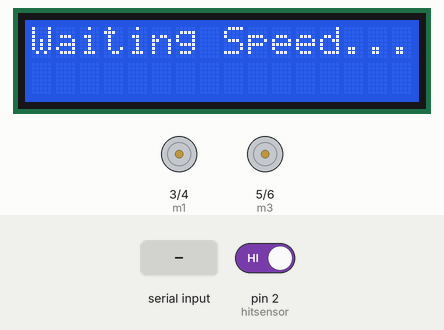
Bench run of a sketch on a simulated Arduino Uno, built with avr-gcc and run on an emulated ATmega328P. Parts: 16×2 character LCD, motor-driver pin pairs drawn as motors (green arrow = first pin HIGH = forward, orange = second pin HIGH = backward, longer = more drive). Inputs (shaded band) come from the test bench; at power-on: pin 2 (hitsensor) HIGH. What the sketch prints to the serial monitor is not drawn.

Above: at 3.2 s.
3.3 s: "30,150\n" received over Serial
At 4.5 s:
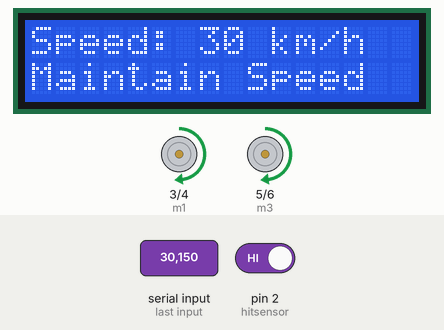
4.8 s: "20\n" received over Serial
At 5.7 s:
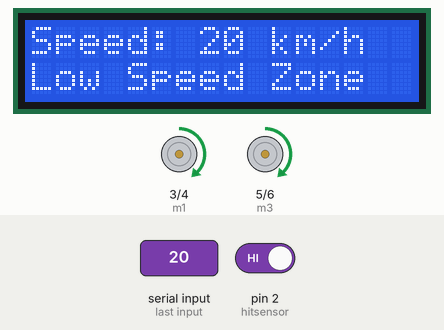
6.3 s: "80\n" received over Serial
At 6.8 s:
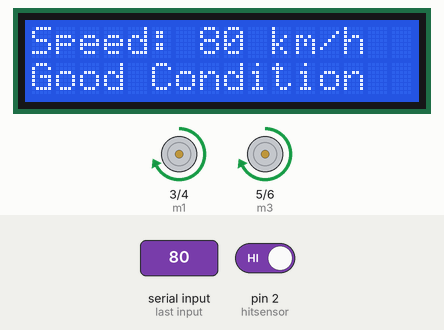
7.8 s: pin 2 (hitsensor) driven LOW
At 9.0 s:
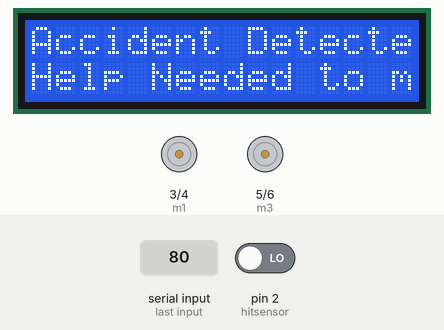
Timing chart, 0 to 10.4 s (numbered marks = the images above; inputs shaded):
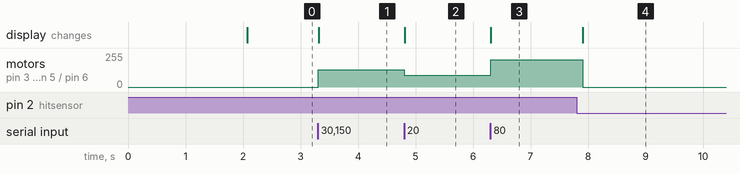

The sketch:

sketch_oct25a.ino
```cpp
#include <LiquidCrystal.h>

// Motor driver pins
int m1 = 3;
int m2 = 4;
int m3 = 5;
int m4 = 6;
#define hitsensor 2
// LCD pins
const int rs = 8, en = 9, d4 = 10, d5 = 11, d6 = 12, d7 = 13;
LiquidCrystal lcd(rs, en, d4, d5, d6, d7);

void setup() {
  // Initialize LCD
  pinMode(hitsensor, INPUT_PULLUP);
  lcd.begin(16, 2);
  lcd.setCursor(2, 0);
  lcd.print("WELCOME");
  lcd.setCursor(0, 1);
  lcd.print("Speed Control Sys");
  delay(2000);
  lcd.clear();

  // Setup pins
  pinMode(m1, OUTPUT);
  pinMode(m2, OUTPUT);
  pinMode(m3, OUTPUT);
  pinMode(m4, OUTPUT);

  // Start Serial Communication
  Serial.begin(9600);
  lcd.setCursor(0, 0);
  lcd.print("Waiting Speed...");
}

void loop() {

  if (digitalRead(hitsensor) == 0) {
    delay(100);
    if (digitalRead(hitsensor) == 0) {
      lcd.setCursor(0, 0);
      lcd.print("Accident Detected");
      lcd.setCursor(0, 1);
      lcd.print("Help Needed to me");
      analogWrite(m1, 0);
      digitalWrite(m2, 0);
      analogWrite(m3, 0);
      digitalWrite(m4, 0);
      delay(250);

    }
  } else {

    if (Serial.available()) {
      String data = Serial.readStringUntil('\n');
      data.trim();

      int speedVal = data.toInt();
      lcd.clear();

      if (speedVal == 20) {
        analogWrite(m1, 90);
        digitalWrite(m2, 0);
        analogWrite(m3, 90);
        digitalWrite(m4, 0);
        lcd.setCursor(0, 0);
        lcd.print("Speed: 20 km/h");
        lcd.setCursor(0, 1);
        lcd.print("Low Speed Zone");
      }

      else if (speedVal == 30) {
        analogWrite(m1, 130);
        digitalWrite(m2, 0);
        analogWrite(m3, 130);
        digitalWrite(m4, 0);
        lcd.setCursor(0, 0);
        lcd.print("Speed: 30 km/h");
        lcd.setCursor(0, 1);
        lcd.print("Maintain Speed");
      }

      else if (speedVal == 60) {
        analogWrite(m1, 175);
        digitalWrite(m2, 0);
        analogWrite(m3, 175);
        digitalWrite(m4, 0);
        lcd.setCursor(0, 0);
        lcd.print("Speed: 60 km/h");
        lcd.setCursor(0, 1);
        lcd.print("Safe Speed");
      }

      else if (speedVal == 80) {
        analogWrite(m1, 205);
        digitalWrite(m2, 0);
        analogWrite(m3, 205);
        digitalWrite(m4, 0);
        lcd.setCursor(0, 0);
        lcd.print("Speed: 80 km/h");
        lcd.setCursor(0, 1);
        lcd.print("Good Condition");
      }

      else if (speedVal == 100) {
        analogWrite(m1, 255);
        digitalWrite(m2, 0);
        analogWrite(m3, 255);
        digitalWrite(m4, 0);
        lcd.setCursor(0, 0);
        lcd.print("Speed: 100 km/h");
        lcd.setCursor(0, 1);
        lcd.print("Highway Mode");
      }

      else {
        // Stop motors if data invalid
        digitalWrite(m1, 0);
        digitalWrite(m2, 0);
        digitalWrite(m3, 0);
        digitalWrite(m4, 0);
        lcd.setCursor(0, 0);
        lcd.print("No valid data");
      }

      Serial.print("Speed Updated to: ");
      Serial.println(speedVal);
    }
  }
}
```

Measured:
- after the input at 3.3 s, motor on pin 3 (m1) / pin 4 (m2), motor on pin 5 (m3) / pin 6 (m4): stopped → forward 130/255 at once; the display: changes at once (image 1)
- after the input at 4.8 s, motor on pin 3 (m1) / pin 4 (m2), motor on pin 5 (m3) / pin 6 (m4): forward 130/255 → forward 90/255 at once; the display: changes at once (image 2)
- after the input at 6.3 s, motor on pin 3 (m1) / pin 4 (m2), motor on pin 5 (m3) / pin 6 (m4): forward 90/255 → forward 205/255 at once; the display: changes at once (image 3)
- after the input at 7.8 s, motor on pin 3 (m1) / pin 4 (m2), motor on pin 5 (m3) / pin 6 (m4): forward 205/255 → stopped after 0.10 s; the display: changes after 0.10 s (image 4)
